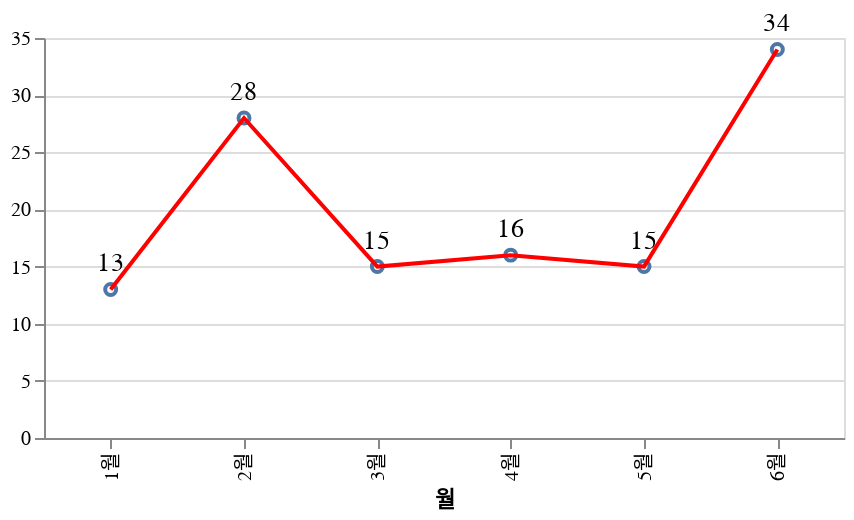

Write notebook code for a chart like this one.
### Markdown cell above
### ALL

### Code cell
regex = '^(KR|CN|NA|EU|SG|RU|Global)'
df_filtered = df[df['리전'].apply(lambda x: True if re.search(regex, x) else False) & (df['테넌트']== 'PRD') & (df['진행상태']=='완료')]
source = df_filtered
chart = get_lineChart(source)
chart

### Figure 1 — Vega-Lite specification as saved in the notebook (floating-point values rounded to 4 significant figures)
{"config": {"view": {"continuousWidth": 400, "continuousHeight": 300}}, "layer": [{"mark": "point", "encoding": {"x": {"field": "월", "type": "nominal"}, "y": {"aggregate": "count", "type": "quantitative"}}}, {"mark": {"type": "line", "color": "red"}, "encoding": {"x": {"field": "월", "type": "nominal"}, "y": {"aggregate": "count", "title": "", "type": "quantitative"}}}, {"mark": {"type": "text", "align": "center", "baseline": "line-top", "color": "black", "dy": -20, "fontSize": 13}, "encoding": {"text": {"aggregate": "count", "field": "성패", "type": "quantitative"}, "x": {"field": "월", "type": "nominal"}, "y": {"aggregate": "count", "title": "", "type": "quantitative"}}}], "data": {"name": "data-b1c172cedd3e42512515c77409d0a91e"}, "height": 200, "width": 400, "$schema": "https://vega.github.io/schema/vega-lite/v4.17.0.json", "datasets": {"data-b1c172cedd3e42512515c77409d0a91e": [{"년도": "22년", "월": "1월", "리전": "KR", "AZ": "1센터", "테넌트": "PRD", "진행상태": "완료", "성패": "성공", "Ticket": "KRCLOUD-4125", "Summary": "GIS LB 인입 제어(맵 업로드) 요청", "Description": "로드밸런서"}, {"년도": "22년", "월": "1월", "리전": "CN", "AZ": "1센터", "테넌트": "PRD", "진행상태": "완료", "성패": "성공", "Ticket": "CNCLOUD-1736", "Summary": "[중국 디지털키 2] 신규 LB 생성 요청", "Description": "로드밸런서"}, {"년도": "22년", "월": "1월", "리전": "KR", "AZ": "1센터", "테넌트": "PRD", "진행상태": "완료", "성패": "성공", "Ticket": "KRCLOUD-4129", "Summary": "TAS 플랫폼 Router VM 리소스 증설 요청", "Description": "컴퓨트"}, {"년도": "22년", "월": "1월", "리전": "KR", "AZ": "1센터", "테넌트": "PRD", "진행상태": "완료", "성패": "성공", "Ticket": "KRCLOUD-4137", "Summary": "TAS 플랫폼 isolation VM 리소스 증설 요청", "Description": "컴퓨트"}, {"년도": "22년", "월": "1월", "리전": "KR", "AZ": "1센터", "테넌트": "PRD", "진행상태": "완료", "성패": "성공", "Ticket": "KRCLOUD-4125", "Summary": "GIS LB 긴급 지원요청", "Description": "로드밸런서"}, {"년도": "22년", "월": "1월", "리전": "KR", "AZ": "1센터", "테넌트": "PRD", "진행상태": "완료", "성패": "성공", "Ticket": "KRCLOUD-4098", "Summary": "[API G/W]SSL 인증서 교체 요청", "Description": "로드밸런서"}, {"년도": "22년", "월": "1월", "리전": "KR", "AZ": "1센터", "테넌트": "PRD", "진행상태": "완료", "성패": "성공", "Ticket": "KRCLOUD-4111", "Summary": "[API G/W] DB 메모리 증설 요청(스케일 업)", "Description": "컴퓨트"}, {"년도": "22년", "월": "1월", "리전": "CN", "AZ": "1센터", "테넌트": "PRD", "진행상태": "완료", "성패": "성공", "Ticket": "CNCLOUD-1736", "Summary": "[중국 디지털키 2] 신규 LB 생성 요청", "Description": "로드밸런서"}, {"년도": "22년", "월": "1월", "리전": "NA", "AZ": "1센터", "테넌트": "PRD", "진행상태": "완료", "성패": "성공", "Ticket": "NACLOUD-1139", "Summary": "URI 리디렉션 제거 요청", "Description": "로드밸런서"}, {"년도": "22년", "월": "1월", "리전": "NA", "AZ": "1센터", "테넌트": "PRD", "진행상태": "완료", "성패": "성공", "Ticket": "NACLOUD-1073", "Summary": "MongoDB VM 리소스 증설 요청", "Description": "컴퓨트"}, {"년도": "22년", "월": "1월", "리전": "KR", "AZ": "1센터", "테넌트": "PRD", "진행상태": "완료", "성패": "성공", "Ticket": "KRCLOUD-4144", "Summary": "[국내 MCP] DB 서버 스펙 변경 요청(스케일 업,다운)", "Description": "컴퓨트"}, {"년도": "22년", "월": "1월", "리전": "KR", "AZ": "1센터", "테넌트": "PRD", "진행상태": "완료", "성패": "성공", "Ticket": "KRCLOUD-4098", "Summary": "[API G/W]SSL 인증서 교체 요청", "Description": "로드밸런서"}, {"년도": "22년", "월": "1월", "리전": "KR", "AZ": "1센터", "테넌트": "PRD", "진행상태": "완료", "성패": "성공", "Ticket": "KRCLOUD-4188", "Summary": "NetApp GIS 볼륨 Qos 설정 변경", "Description": "스토리지"}, {"년도": "22년", "월": "2월", "리전": "CN", "AZ": "1센터", "테넌트": "PRD", "진행상태": "완료", "성패": "성공", "Ticket": "CNCLOUD-1775", "Summary": "중국 VM 4대 삭제 요청", "Description": "컴퓨트"}, {"년도": "22년", "월": "2월", "리전": "EU", "AZ": "1센터", "테넌트": "PRD", "진행상태": "완료", "성패": "성공", "Ticket": "EUCLOUD-1712", "Summary": "[ccSP API G/W] SSL 인증서 교체 요청", "Description": "로드밸런서"}, {"년도": "22년", "월": "2월", "리전": "NA", "AZ": "1센터", "테넌트": "PRD", "진행상태": "완료", "성패": "성공", "Ticket": "NACLOUD-1156", "Summary": "Tibero 라이선스 교체 요청", "Description": "DB"}, {"년도": "22년", "월": "2월", "리전": "EU", "AZ": "1센터", "테넌트": "PRD", "진행상태": "완료", "성패": "성공", "Ticket": "EUCLOUD-1711", "Summary": "운영계 LB Port 추가 요청", "Description": "로드밸런서"}, {"년도": "22년", "월": "2월", "리전": "EU", "AZ": "1센터", "테넌트": "PRD", "진행상태": "완료", "성패": "성공", "Ticket": "EUCLOUD-1711", "Summary": "검증계 LB Port 추가 요청", "Description": "로드밸런서"}, {"년도": "22년", "월": "2월", "리전": "CN", "AZ": "1센터", "테넌트": "PRD", "진행상태": "완료", "성패": "성공", "Ticket": "CNCLOUD-1700", "Summary": "CCSP 취약점으로 인한 인증서(TLS 1.0/1.1 -> TLS1.2) 변경 요청", "Description": "로드밸런서"}, {"년도": "22년", "월": "2월", "리전": "SG", "AZ": "1센터", "테넌트": "PRD", "진행상태": "완료", "성패": "성공", "Ticket": "SGCLOUD-537", "Summary": "[ccsP API G/W] LB 포트 변경", "Description": "로드밸런서"}, {"년도": "22년", "월": "2월", "리전": "NA", "AZ": "1센터", "테넌트": "PRD", "진행상태": "완료", "성패": "성공", "Ticket": "NACLOUD-1188", "Summary": "방화벽 OS 업그레이드", "Description": "방화벽"}, {"년도": "22년", "월": "2월", "리전": "RU", "AZ": "1센터", "테넌트": "PRD", "진행상태": "완료", "성패": "성공", "Ticket": "RUCLOUD-571", "Summary": "VM 13대 회수 요청", "Description": "컴퓨트"}, {"년도": "22년", "월": "2월", "리전": "EU", "AZ": "1센터", "테넌트": "PRD", "진행상태": "완료", "성패": "성공", "Ticket": "EUCLOUD-1707", "Summary": "MCP SBS VM 생성 요청", "Description": "컴퓨트"}, {"년도": "22년", "월": "2월", "리전": "EU", "AZ": "1센터", "테넌트": "PRD", "진행상태": "완료", "성패": "성공", "Ticket": "EUCLOUD-1790", "Summary": "MCP SBS LB Member 추가 요청", "Description": "로드밸런서"}, {"년도": "22년", "월": "2월", "리전": "SG", "AZ": "1센터", "테넌트": "PRD", "진행상태": "완료", "성패": "성공", "Ticket": "SGCLOUD-558", "Summary": "SBS LB SSL 인증서 적용 요청", "Description": "로드밸런서"}, {"년도": "22년", "월": "2월", "리전": "EU", "AZ": "1센터", "테넌트": "PRD", "진행상태": "완료", "성패": "성공", "Ticket": "EUCLOUD-1776", "Summary": "Dbsafer Manager 속도 개선 패치 작업", "Description": "컴퓨트"}, {"년도": "22년", "월": "2월", "리전": "KR", "AZ": "1센터", "테넌트": "PRD", "진행상태": "완료", "성패": "성공", "Ticket": "CM-549", "Summary": "SBS VM 이관 관련 CGN NAT 설정 추가 작업", "Description": "CGN"}, {"년도": "22년", "월": "2월", "리전": "CN", "AZ": "1센터", "테넌트": "PRD", "진행상태": "완료", "성패": "성공", "Ticket": "CNCLOUD-1804", "Summary": "방화벽 OS 업그레이드", "Description": "방화벽"}, {"년도": "22년", "월": "2월", "리전": "RU", "AZ": "1센터", "테넌트": "PRD", "진행상태": "완료", "성패": "성공", "Ticket": "RUCLOUD-603", "Summary": "방화벽 OS 업그레이드", "Description": "방화벽"}, {"년도": "22년", "월": "2월", "리전": "SG", "AZ": "1센터", "테넌트": "PRD", "진행상태": "완료", "성패": "성공", "Ticket": "SGCLOUD-576", "Summary": "내부 SBS LB 생성 ", "Description": "로드밸런서"}, {"년도": "22년", "월": "2월", "리전": "EU", "AZ": "1센터", "테넌트": "PRD", "진행상태": "완료", "성패": "성공", "Ticket": "EUCLOUD-1756", "Summary": "[vTwin] k8s 버전 업그레이드 신청", "Description": "k8s"}, {"년도": "22년", "월": "2월", "리전": "CN", "AZ": "1센터", "테넌트": "PRD", "진행상태": "완료", "성패": "성공", "Ticket": "NACLOUD-1200", "Summary": "[vTwin] k8s 버전 업그레이드 신청", "Description": "k8s"}, {"년도": "22년", "월": "2월", "리전": "NA", "AZ": "1센터", "테넌트": "PRD", "진행상태": "완료", "성패": "성공", "Ticket": "CNCLOUD-1808", "Summary": "[vTwin] k8s 버전 업그레이드 신청", "Description": "k8s"}, {"년도": "22년", "월": "2월", "리전": "EU", "AZ": "1센터", "테넌트": "PRD", "진행상태": "완료", "성패": "성공", "Ticket": "EUCLOUD-1807", "Summary": "Base LB Aflex 추가 요청", "Description": "로드밸런서"}, {"년도": "22년", "월": "2월", "리전": "KR", "AZ": "1센터", "테넌트": "PRD", "진행상태": "완료", "성패": "성공", "Ticket": "KRCLOUD-4307", "Summary": "MCCS 정식 라이선스 갱신", "Description": "DB"}, {"년도": "22년", "월": "2월", "리전": "EU", "AZ": "1센터", "테넌트": "PRD", "진행상태": "완료", "성패": "성공", "Ticket": "EUCLOUD-1812", "Summary": "EU 전 VM ladvd 패키지 Disable(버그성 이슈)", "Description": "컴퓨트"}, {"년도": "22년", "월": "2월", "리전": "KR", "AZ": "1센터", "테넌트": "PRD", "진행상태": "완료", "성패": "성공", "Ticket": "KRCLOUD-4294\nKRCLOUD-4341", "Summary": "DB VM max_connections 값 1000 -> 2000으로 변경 요청", "Description": "DB"}, {"년도": "22년", "월": "2월", "리전": "SG", "AZ": "1센터", "테넌트": "PRD", "진행상태": "완료", "성패": "성공", "Ticket": "SGCLOUD-587", "Summary": "LB Method 변경 요청", "Description": "로드밸런서"}, {"년도": "22년", "월": "2월", "리전": "EU", "AZ": "1센터", "테넌트": "PRD", "진행상태": "완료", "성패": "성공", "Ticket": "EUCLOUD-1833", "Summary": "LB Port 추가 및 인증서 적용 요청", "Description": "로드밸런서"}, {"년도": "22년", "월": "2월", "리전": "EU", "AZ": "1센터", "테넌트": "PRD", "진행상태": "완료", "성패": "성공", "Ticket": "EUCLOUD-1836", "Summary": "유럽 CCS 차량 IP Range 부족으로 신규 Network 추가", "Description": "네트워크"}, {"년도": "22년", "월": "2월", "리전": "SG", "AZ": "1센터", "테넌트": "PRD", "진행상태": "완료", "성패": "성공", "Ticket": "SGCLOUD-582", "Summary": "[API G/W] LB SSL 인증서 적용 요청", "Description": "로드밸런서"}, {"년도": "22년", "월": "3월", "리전": "RU", "AZ": "1센터", "테넌트": "PRD", "진행상태": "완료", "성패": "성공", "Ticket": "RUCLOUD-608", "Summary": "GIS LB 포트 추가 요청", "Description": "로드밸런서"}, {"년도": "22년", "월": "3월", "리전": "KR", "AZ": "1센터", "테넌트": "PRD", "진행상태": "완료", "성패": "성공", "Ticket": "KRCLOUD-4415", "Summary": "제네시스 / 기아 / 현대 디지털키2 신규 LB 생성 요청", "Description": "로드밸런서"}, {"년도": "22년", "월": "3월", "리전": "EU", "AZ": "1센터", "테넌트": "PRD", "진행상태": "완료", "성패": "성공", "Ticket": "EUCLOUD-1870", "Summary": "NMS 서버 자원 반환 요청 ( 메모리 사용률 높아 다운 불가하여 중단)", "Description": "컴퓨트"}, {"년도": "22년", "월": "3월", "리전": "KR", "AZ": "1센터", "테넌트": "PRD", "진행상태": "완료", "성패": "성공", "Ticket": "KRCLOUD-3409", "Summary": "LB 이관(A10 -> F5) 및 A10 LB 및 멤버 VM 셧다운 ", "Description": "로드밸런서"}, {"년도": "22년", "월": "3월", "리전": "KR", "AZ": "1센터", "테넌트": "PRD", "진행상태": "완료", "성패": "성공", "Ticket": "KRCLOUD-4231", "Summary": "Datahub VM 마이그레이션 및 스케일 다운 요청", "Description": "DB"}, {"년도": "22년", "월": "3월", "리전": "SG", "AZ": "1센터", "테넌트": "PRD", "진행상태": "완료", "성패": "성공", "Ticket": "SGCLOUD-635", "Summary": "LB 포트 추가 요청", "Description": "로드밸런서"}, {"년도": "22년", "월": "3월", "리전": "EU", "AZ": "1센터", "테넌트": "PRD", "진행상태": "완료", "성패": "성공", "Ticket": "EUCLOUD-1917", "Summary": "MCP VM 공인 IP NAT 설정", "Description": "네트워크"}, {"년도": "22년", "월": "3월", "리전": "KR", "AZ": "1센터", "테넌트": "PRD", "진행상태": "완료", "성패": "성공", "Ticket": null, "Summary": "SVCHUB 1센터 <-> 2센터 LB 간 네트워크 구성을 위한 NAT 추가", "Description": "네트워크"}, {"년도": "22년", "월": "3월", "리전": "NA", "AZ": "1센터", "테넌트": "PRD", "진행상태": "완료", "성패": "성공", "Ticket": "NACLOUD-1275", "Summary": "DKC SSL 인증서(TLS 1.0/1.1 -> TLS1.2) 변경 요청", "Description": "로드밸런서"}, {"년도": "22년", "월": "3월", "리전": "KR", "AZ": "1센터", "테넌트": "PRD", "진행상태": "완료", "성패": "거부", "Ticket": "KRCLOUD-4518", "Summary": "Mongo DB VM 스케일 업 요청(CM 승인 X)", "Description": "DB"}, {"년도": "22년", "월": "3월", "리전": "NA", "AZ": "1센터", "테넌트": "PRD", "진행상태": "완료", "성패": "성공", "Ticket": "NACLOUD-982", "Summary": "BIOS 및 iDrac 버전이 낮아 업그레이드 진행", "Description": "컴퓨트"}, {"년도": "22년", "월": "3월", "리전": "KR", "AZ": "1센터", "테넌트": "PRD", "진행상태": "완료", "성패": "성공", "Ticket": "KRCLOUD-4537", "Summary": "GIS DB 리소스 증설 요청", "Description": "DB"}, {"년도": "22년", "월": "3월", "리전": "KR", "AZ": "1센터", "테넌트": "PRD", "진행상태": "완료", "성패": "성공", "Ticket": "KRCLOUD-4573", "Summary": "FMS DB 스토리지 증설 요청", "Description": "DB"}, {"년도": "22년", "월": "3월", "리전": "KR", "AZ": "1센터", "테넌트": "PRD", "진행상태": "완료", "성패": "성공", "Ticket": "KRCLOUD-4560", "Summary": "OTA 신규 LB 생성 요청", "Description": "로드밸런서"}, {"년도": "22년", "월": "3월", "리전": "EU", "AZ": "1센터", "테넌트": "PRD", "진행상태": "완료", "성패": "성공", "Ticket": "EUCLOUD-2011", "Summary": "NodeSafer Module 패치", "Description": "컴퓨트"}, {"년도": "22년", "월": "4월", "리전": "EU", "AZ": "1센터", "테넌트": "PRD", "진행상태": "완료", "성패": "성공", "Ticket": "EUCLOUD-1751", "Summary": "EU 방화벽 OS 업그레이드 ", "Description": "방화벽"}, {"년도": "22년", "월": "4월", "리전": "CN", "AZ": "1센터", "테넌트": "PRD", "진행상태": "완료", "성패": "성공", "Ticket": "CNCLOUD-1910", "Summary": "디지털키2 관리웹 LB 생성 요청", "Description": "로드밸런서"}, {"년도": "22년", "월": "4월", "리전": "KR", "AZ": "1센터", "테넌트": "PRD", "진행상태": "완료", "성패": "성공", "Ticket": "KRCLOUD-4605", "Summary": "LVM 증설 요청", "Description": "DB"}, {"년도": "22년", "월": "4월", "리전": "KR", "AZ": "1센터", "테넌트": "PRD", "진행상태": "완료", "성패": "성공", "Ticket": "KRCLOUD-4607", "Summary": "PostgreSQL Disk 증설 요청", "Description": "DB"}, {"년도": "22년", "월": "4월", "리전": "KR", "AZ": "1센터", "테넌트": "PRD", "진행상태": "완료", "성패": "성공", "Ticket": null, "Summary": "Disable 되어 있는 A10 LB 삭제(이관으로 인한 삭제)", "Description": "로드밸런서"}, {"년도": "22년", "월": "4월", "리전": "CN", "AZ": "1센터", "테넌트": "PRD", "진행상태": "완료", "성패": "성공", "Ticket": "CNCLOUD-1929", "Summary": "티베로 백업 설정을 위한 아키이브 모드 변경", "Description": "DB"}, {"년도": "22년", "월": "4월", "리전": "RU", "AZ": "1센터", "테넌트": "PRD", "진행상태": "완료", "성패": "성공", "Ticket": "RUCLOUD-639", "Summary": "CPU/Memory 자원 활용 최적화를 위한 VM 스케일 다운 요청", "Description": "컴퓨트"}, {"년도": "22년", "월": "4월", "리전": "SG", "AZ": "1센터", "테넌트": "PRD", "진행상태": "완료", "성패": "성공", "Ticket": null, "Summary": "DB HB네트워크 필요로 인한 구성 ", "Description": "네트워크"}, {"년도": "22년", "월": "4월", "리전": "KR", "AZ": "1센터", "테넌트": "PRD", "진행상태": "완료", "성패": "성공", "Ticket": "KRCLOUD-4647", "Summary": "신규 LB 생성 요청", "Description": "로드밸런서"}, {"년도": "22년", "월": "4월", "리전": "CN", "AZ": "1센터", "테넌트": "PRD", "진행상태": "완료", "성패": "성공", "Ticket": "CNCLOUD-1960", "Summary": "신규 LB 생성 요청", "Description": "로드밸런서"}, {"년도": "22년", "월": "4월", "리전": "EU", "AZ": "1센터", "테넌트": "PRD", "진행상태": "완료", "성패": "성공", "Ticket": "EUCLOUD-2137", "Summary": "신규 LB 생성 요청", "Description": "로드밸런서"}, {"년도": "22년", "월": "4월", "리전": "KR", "AZ": "1센터", "테넌트": "PRD", "진행상태": "완료", "성패": "성공", "Ticket": "KRCLOUD-4768", "Summary": "GIS LB 헤더 분기 적용 요청", "Description": "로드밸런서"}, {"년도": "22년", "월": "4월", "리전": "KR", "AZ": "1센터", "테넌트": "PRD", "진행상태": "완료", "성패": "성공", "Ticket": "KRCLOUD-4749", "Summary": "내수 의왕CCS 클라우드 자원 축소 작업 요청", "Description": "컴퓨트"}, {"년도": "22년", "월": "4월", "리전": "SG", "AZ": "1센터", "테넌트": "PRD", "진행상태": "완료", "성패": "성공", "Ticket": "SGCLOUD-815", "Summary": "DB 드랍 요청", "Description": "DB"}, {"년도": "22년", "월": "4월", "리전": "KR", "AZ": "1센터", "테넌트": "PRD", "진행상태": "완료", "성패": "성공", "Ticket": "KRCLOUD-4766", "Summary": "Storage <-> WAF 간 포트 다운 복구 요청", "Description": "네트워크"}, {"년도": "22년", "월": "4월", "리전": "KR", "AZ": "2센터", "테넌트": "PRD", "진행상태": "완료", "성패": "성공", "Ticket": null, "Summary": "2센터 호스트 메모리 에러 발생으로 PPR 가이드로 호스트 리부팅", "Description": "컴퓨트"}, {"년도": "22년", "월": "5월", "리전": "RU", "AZ": "1센터", "테넌트": "PRD", "진행상태": "완료", "성패": "성공", "Ticket": "RUCLOUD-654", "Summary": "VM 볼륨 추가 증설 요청", "Description": "컴퓨트"}, {"년도": "22년", "월": "5월", "리전": "KR", "AZ": "1센터", "테넌트": "PRD", "진행상태": "완료", "성패": "성공", "Ticket": "KRCLOUD-4788", "Summary": "신A10 인터페이스 다운", "Description": "로드밸런서"}, {"년도": "22년", "월": "5월", "리전": "KR", "AZ": "1센터", "테넌트": "PRD", "진행상태": "완료", "성패": "성공", "Ticket": "KRCLOUD-4778", "Summary": "LB 기존 분기처리 변경 작업 요청 (ICPS 서비스 웹방화벽 신규 등록)", "Description": "로드밸런서"}, {"년도": "22년", "월": "5월", "리전": "KR", "AZ": "1센터", "테넌트": "PRD", "진행상태": "완료", "성패": "성공", "Ticket": "KRCLOUD-4820", "Summary": "LB 기존 분기처리 변경 작업 요청 (OTA 서비스 웹방화벽 신규 등록)", "Description": "로드밸런서"}, {"년도": "22년", "월": "5월", "리전": "EU", "AZ": "1센터", "테넌트": "PRD", "진행상태": "완료", "성패": "성공", "Ticket": "EUCLOUD-2206", "Summary": "LB 멤버 추가 작업", "Description": "로드밸런서"}, {"년도": "22년", "월": "5월", "리전": "EU", "AZ": "1센터", "테넌트": "PRD", "진행상태": "완료", "성패": "성공", "Ticket": "EUCLOUD-2223", "Summary": "tomtom서버 스케일 업 요청", "Description": "컴퓨트"}, {"년도": "22년", "월": "5월", "리전": "KR", "AZ": "1센터", "테넌트": "PRD", "진행상태": "완료", "성패": "성공", "Ticket": "KRCLOUD-4838", "Summary": "Redis DB VM 메모리 증설 요청", "Description": "DB"}, {"년도": "22년", "월": "5월", "리전": "KR", "AZ": "1센터", "테넌트": "PRD", "진행상태": "완료", "성패": "성공", "Ticket": "KRCLOUD-4857", "Summary": "Mongo DB 메모리/디스크 증설 요청", "Description": "DB"}, {"년도": "22년", "월": "5월", "리전": "KR", "AZ": "1센터", "테넌트": "PRD", "진행상태": "완료", "성패": "성공", "Ticket": "KRCLOUD-4877", "Summary": "GIS LB 헤더 분산처리 해제 요청", "Description": "로드밸런서"}, {"년도": "22년", "월": "5월", "리전": "EU", "AZ": "1센터", "테넌트": "PRD", "진행상태": "완료", "성패": "성공", "Ticket": "EUCLOUD-2220", "Summary": "[ccSP-PUSH] 서버 메모리 증설 요청", "Description": "컴퓨트"}, {"년도": "22년", "월": "5월", "리전": "EU", "AZ": "1센터", "테넌트": "PRD", "진행상태": "완료", "성패": "성공", "Ticket": "EUCLOUD-2284", "Summary": "CPU 자원 활용 최적화를 위한 자원 회수 ", "Description": "컴퓨트"}, {"년도": "22년", "월": "5월", "리전": "KR", "AZ": "1센터", "테넌트": "PRD", "진행상태": "완료", "성패": "성공", "Ticket": "KRCLOUD-4891", "Summary": "LB Timeout 설정 변경", "Description": "로드밸런서"}, {"년도": "22년", "월": "5월", "리전": "SG", "AZ": "1센터", "테넌트": "PRD", "진행상태": "완료", "성패": "성공", "Ticket": "SGCLOUD-877", "Summary": "호주 PostgreSQL DB 이중화 구성", "Description": "DB"}, {"년도": "22년", "월": "5월", "리전": "EU", "AZ": "1센터", "테넌트": "PRD", "진행상태": "완료", "성패": "성공", "Ticket": "EUCLOUD-2297", "Summary": "Failover 되었던 DB의 Master 원복 작업 요청", "Description": "DB"}, {"년도": "22년", "월": "5월", "리전": "KR", "AZ": "1센터", "테넌트": "PRD", "진행상태": "완료", "성패": "성공", "Ticket": "KRCLOUD-4910", "Summary": "[API G/W] LB URL 분기 요청", "Description": "로드밸런서"}, {"년도": "22년", "월": "6월", "리전": "KR", "AZ": "1센터", "테넌트": "PRD", "진행상태": "완료", "성패": "성공", "Ticket": "KRCLOUD-4884", "Summary": "LB 인증서 갱신 요청", "Description": "로드밸런서"}, {"년도": "22년", "월": "6월", "리전": "KR", "AZ": "1센터", "테넌트": "PRD", "진행상태": "완료", "성패": "성공", "Ticket": "KRCLOUD-4938", "Summary": "F5 취약점 대응에 의한 펌웨어 업데이트", "Description": "로드밸런서"}, {"년도": "22년", "월": "6월", "리전": "KR", "AZ": "1센터", "테넌트": "PRD", "진행상태": "완료", "성패": "성공", "Ticket": "KRCLOUD-4935", "Summary": "FMS LB 신규 생성 요청", "Description": "로드밸런서"}, {"년도": "22년", "월": "6월", "리전": "EU", "AZ": "1센터", "테넌트": "PRD", "진행상태": "완료", "성패": "성공", "Ticket": "EUCLOUD-2309", "Summary": "GOMS LB 멤버 추가 요청", "Description": "로드밸런서"}, {"년도": "22년", "월": "6월", "리전": "SG", "AZ": "1센터", "테넌트": "PRD", "진행상태": "완료", "성패": "성공", "Ticket": "SGCLOUD-923", "Summary": "LB Method 변경 및 Rancher api pod 재기동", "Description": "로드밸런서"}, {"년도": "22년", "월": "6월", "리전": "KR", "AZ": "1센터", "테넌트": "PRD", "진행상태": "완료", "성패": "성공", "Ticket": null, "Summary": "TAS 플랫폼 Shutoff ", "Description": "TAS"}, {"년도": "22년", "월": "6월", "리전": "KR", "AZ": "1센터", "테넌트": "PRD", "진행상태": "완료", "성패": "성공", "Ticket": "KRCLOUD-4952", "Summary": "[국내 MCP] CARPAY 웹서버 LB 신규 생성 요청", "Description": "로드밸런서"}, {"년도": "22년", "월": "6월", "리전": "EU", "AZ": "1센터", "테넌트": "PRD", "진행상태": "완료", "성패": "성공", "Ticket": "EUCLOUD-2322", "Summary": "CCS 유휴 자원 반납 요청", "Description": "컴퓨트"}, {"년도": "22년", "월": "6월", "리전": "KR", "AZ": "1센터", "테넌트": "PRD", "진행상태": "완료", "성패": "성공", "Ticket": "KRCLOUD-4888", "Summary": "VM CPU 증설 요청", "Description": "컴퓨트"}, {"년도": "22년", "월": "6월", "리전": "SG", "AZ": "1센터", "테넌트": "PRD", "진행상태": "완료", "성패": "성공", "Ticket": "SGCLOUD-934", "Summary": "컨트롤러 노드 Reboot", "Description": "컴퓨트"}, {"년도": "22년", "월": "6월", "리전": "KR", "AZ": "1센터", "테넌트": "PRD", "진행상태": "완료", "성패": "성공", "Ticket": "KRCLOUD-4980", "Summary": "[ccvR] 장비 메인보드 교체 작업 요청", "Description": "컴퓨트"}, {"년도": "22년", "월": "6월", "리전": "CN", "AZ": "1센터", "테넌트": "PRD", "진행상태": "완료", "성패": "성공", "Ticket": "CNCLOUD-2045", "Summary": "VM 리소스 증설 요청", "Description": "컴퓨트"}, {"년도": "22년", "월": "6월", "리전": "EU", "AZ": "1센터", "테넌트": "PRD", "진행상태": "완료", "성패": "성공", "Ticket": "EUCLOUD-2179", "Summary": "Volume 회수 요청", "Description": "컴퓨트"}, {"년도": "22년", "월": "6월", "리전": "EU", "AZ": "1센터", "테넌트": "PRD", "진행상태": "완료", "성패": "성공", "Ticket": "EUCLOUD-2379", "Summary": "신규 LB 생성 요청", "Description": "로드밸런서"}, {"년도": "22년", "월": "6월", "리전": "SG", "AZ": "1센터", "테넌트": "PRD", "진행상태": "완료", "성패": "성공", "Ticket": "SGCLOU-959", "Summary": "신규 LB 생성 요청", "Description": "로드밸런서"}, {"년도": "22년", "월": "6월", "리전": "SG", "AZ": "1센터", "테넌트": "PRD", "진행상태": "완료", "성패": "성공", "Ticket": "SGCLOUD-878", "Summary": "F5 취약점 대응에 의한 펌웨어 업데이트", "Description": "로드밸런서"}, {"년도": "22년", "월": "6월", "리전": "CN", "AZ": "1센터", "테넌트": "PRD", "진행상태": "완료", "성패": "성공", "Ticket": "CNCLOUD-2078", "Summary": "DB VM 볼륨 이전 ( SSD -> SAS)", "Description": "DB"}, {"년도": "22년", "월": "6월", "리전": "KR", "AZ": "1센터", "테넌트": "PRD", "진행상태": "완료", "성패": "성공", "Ticket": "KRCLOUD-5038", "Summary": "Daily Vacuum freeze 수행 횟수 조정 및 파라미터 값 조정 요청", "Description": "DB"}, {"년도": "22년", "월": "6월", "리전": "SG", "AZ": "1센터", "테넌트": "PRD", "진행상태": "완료", "성패": "성공", "Ticket": "SGCLOUD-952", "Summary": "VM Disk 증설 요청", "Description": "컴퓨트"}, {"년도": "22년", "월": "6월", "리전": "SG", "AZ": "1센터", "테넌트": "PRD", "진행상태": "완료", "성패": "성공", "Ticket": "SGCLOUD-987", "Summary": "SSL 인증서 프로토콜 보안 적용 요청", "Description": "로드밸런서"}, {"년도": "22년", "월": "6월", "리전": "SG", "AZ": "1센터", "테넌트": "PRD", "진행상태": "완료", "성패": "성공", "Ticket": "SGCLOUD-987", "Summary": "SSL 인증서 프로토콜 보안 적용 요청", "Description": "로드밸런서"}, {"년도": "22년", "월": "6월", "리전": "EU", "AZ": "1센터", "테넌트": "PRD", "진행상태": "완료", "성패": "성공", "Ticket": "EUCLOUD-2451", "Summary": "Pre-filter 적용 GIS(GTC-C) 요청", "Description": "방화벽"}, {"년도": "22년", "월": "6월", "리전": "EU", "AZ": "1센터", "테넌트": "PRD", "진행상태": "완료", "성패": "성공", "Ticket": "EUCLOUD-2326", "Summary": "LB 신규 인증서 추가", "Description": "로드밸런서"}, {"년도": "22년", "월": "6월", "리전": "SG", "AZ": "1센터", "테넌트": "PRD", "진행상태": "완료", "성패": "성공", "Ticket": "SGCLOUD-1012", "Summary": "Rancher-webhook-tls 인증서갱신", "Description": "rancher"}, {"년도": "22년", "월": "6월", "리전": "NA", "AZ": "1센터", "테넌트": "PRD", "진행상태": "완료", "성패": "성공", "Ticket": "NACLOUD-1477", "Summary": "Rancher-webhook-tls 인증서갱신", "Description": "rancher"}, {"년도": "22년", "월": "6월", "리전": "CN", "AZ": "1센터", "테넌트": "PRD", "진행상태": "완료", "성패": "성공", "Ticket": "CNCLOUD-2113", "Summary": "Rancher-webhook-tls 인증서갱신", "Description": "rancher"}, {"년도": "22년", "월": "6월", "리전": "EU", "AZ": "1센터", "테넌트": "PRD", "진행상태": "완료", "성패": "성공", "Ticket": "EUCLOUD-2523", "Summary": "Rancher-webhook-tls 인증서갱신", "Description": "rancher"}, {"년도": "22년", "월": "6월", "리전": "KR", "AZ": "1센터", "테넌트": "PRD", "진행상태": "완료", "성패": "성공", "Ticket": "KRCLOUD-5112", "Summary": "Rancher-webhook-tls 인증서갱신", "Description": "rancher"}, {"년도": "22년", "월": "6월", "리전": "CN", "AZ": "1센터", "테넌트": "PRD", "진행상태": "완료", "성패": "성공", "Ticket": "CNCLOUD-2063", "Summary": "[API G/W] LB SSL 인증서 갱신 요청", "Description": "로드밸런서"}, {"년도": "22년", "월": "6월", "리전": "SG", "AZ": "1센터", "테넌트": "PRD", "진행상태": "완료", "성패": "성공", "Ticket": "SGCLOU-990", "Summary": "VM 회수 요청", "Description": "컴퓨트"}, {"년도": "22년", "월": "6월", "리전": "NA", "AZ": "1센터", "테넌트": "PRD", "진행상태": "완료", "성패": "성공", "Ticket": "NACLOUD-1448", "Summary": "기존 LB에 멤버 추가", "Description": "로드밸런서"}, {"년도": "22년", "월": "6월", "리전": "KR", "AZ": "1센터", "테넌트": "PRD", "진행상태": "완료", "성패": "성공", "Ticket": "KRCLOUD-5123", "Summary": "[API G/W] LB URL 분기 요청", "Description": "로드밸런서"}, {"년도": "22년", "월": "6월", "리전": "CN", "AZ": "1센터", "테넌트": "PRD", "진행상태": "완료", "성패": "성공", "Ticket": "CNCLOUD-2103", "Summary": "LB 인증서 갱신 요청", "Description": "로드밸런서"}, {"년도": "22년", "월": "6월", "리전": "KR", "AZ": "1센터", "테넌트": "PRD", "진행상태": "완료", "성패": "성공", "Ticket": "KRCLOUD-5110", "Summary": "VR SBS LB 인증서 적용 요청", "Description": "로드밸런서"}]}}
